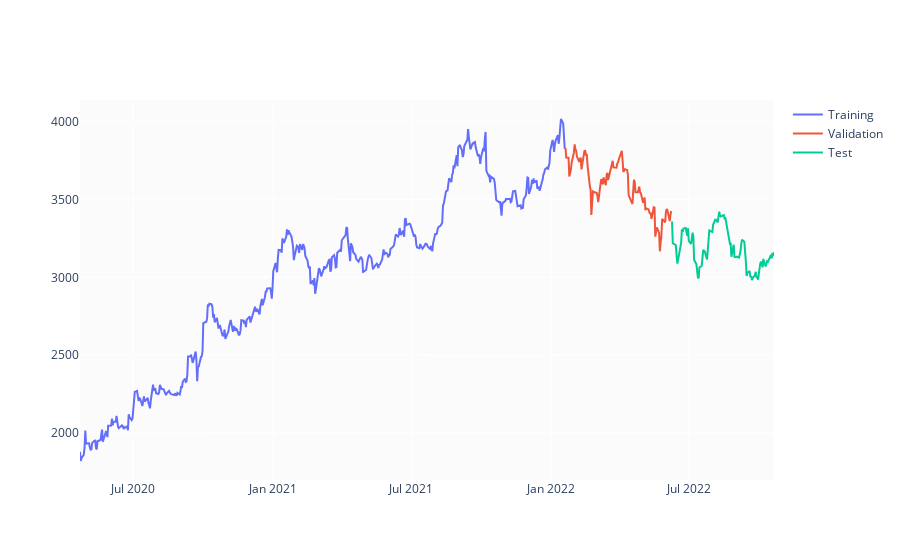

The notebook cell this image was saved under:
### Code cell
test_size  = 0.15
valid_size = 0.15
   
test_split_idx  = int(df.shape[0] * (1-test_size))
valid_split_idx = int(df.shape[0] * (1-(valid_size+test_size)))

train_df  = df.loc[:valid_split_idx].copy()
valid_df  = df.loc[valid_split_idx+1:test_split_idx].copy()
test_df   = df.loc[test_split_idx+1:].copy()

fig = go.Figure()
fig.add_trace(go.Scatter(x=train_df.Date, y=train_df.Close, name='Training'))
fig.add_trace(go.Scatter(x=valid_df.Date, y=valid_df.Close, name='Validation'))
fig.add_trace(go.Scatter(x=test_df.Date,  y=test_df.Close,  name='Test'))
fig.show()
